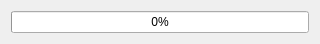
<?xml version="1.0" encoding="UTF-8"?>
<ui version="4.0">
 <class>progressUI</class>
 <widget class="QWidget" name="progressUI">
  <property name="geometry">
   <rect>
    <x>0</x>
    <y>0</y>
    <width>320</width>
    <height>42</height>
   </rect>
  </property>
  <property name="windowTitle">
   <string>progress</string>
  </property>
  <property name="windowIcon">
   <iconset>
    <normaloff>../New Piskel.png</normaloff>../New Piskel.png</iconset>
  </property>
  <layout class="QFormLayout" name="formLayout">
   <item row="0" column="0" colspan="2">
    <widget class="QProgressBar" name="progressBar">
     <property name="value">
      <number>0</number>
     </property>
    </widget>
   </item>
  </layout>
 </widget>
 <resources/>
 <connections/>
</ui>
